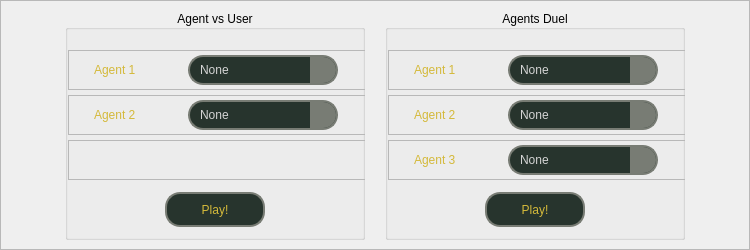
         <widget class="QFrame" name="frame_agentvsuser_game">
          <property name="minimumSize">
           <size>
            <width>750</width>
            <height>250</height>
           </size>
          </property>
          <property name="maximumSize">
           <size>
            <width>750</width>
            <height>250</height>
           </size>
          </property>
          <property name="styleSheet">
           <string notr="true">QPushButton::hover {
border: 2px solid rgba(212,185,58,255);
background-color: rgba(212,185,58,25);
}

QPushButton{
font: 16pt &quot;Arial&quot;;
border: 2px solid  rgb(120,124,116);
border-radius: 15px;
color: rgba(212,185,58,255);
background-color: rgba(39,52,45,255);

}
QComboBox {
            font: 11pt &quot;Arial&quot;;
            border: 2px solid  rgb(120,124,116);
            border-radius: 15px;
            color: rgba(212,212,212,255);
            background-color: rgba(39,52,45,255);
            padding: 0 0 0 10px;
}


QComboBox::drop-down {
            subcontrol-origin: padding;
            subcontrol-position: top right;
            background-color: rgb(120,124,116);
            border-top-right-radius: 13px;
            border-bottom-right-radius: 13px;
            width: 26px;
            height: 26px;
        }

QComboBox QAbstractItemView {
            font: bold 11pt &quot;Arial&quot;; /* Arial'ın koyu bir versiyonu */
            border: 2px solid rgb(120,124,116);
            color: white; /* Normal yazı rengi beyaz */
            background-color: rgba(39,52,45,255);
            selection-background-color: rgba(212,185,58,255); /* Hover edilince sarı renk */
            padding: 5px;
			 outline: 0px;

        }

QComboBox QAbstractItemView::item:hover {
            color: rgba(212,185,58,255); /* Hover edildiğinde yazı rengi siyah */
			 background-color: transparent;
            border-radius: 15px;



        }

QComboBox QAbstractItemView::item:!hover {
            background-color: transparent; /* Hover edilmemiş öğelerin arka plan rengi transparent (şeffaf) */
			 border: none;
            border-radius: 15px;

        }
</string>
          </property>
          <property name="frameShape">
           <enum>QFrame::StyledPanel</enum>
          </property>
          <property name="frameShadow">
           <enum>QFrame::Raised</enum>
          </property>
          <layout class="QHBoxLayout" name="horizontalLayout_2">
           <property name="spacing">
            <number>20</number>
           </property>
           <property name="leftMargin">
            <number>0</number>
           </property>
           <property name="topMargin">
            <number>0</number>
           </property>
           <property name="rightMargin">
            <number>0</number>
           </property>
           <property name="bottomMargin">
            <number>0</number>
           </property>
           <item>
            <spacer name="horizontalSpacer">
             <property name="orientation">
              <enum>Qt::Horizontal</enum>
             </property>
             <property name="sizeHint" stdset="0">
              <size>
               <width>40</width>
               <height>20</height>
              </size>
             </property>
            </spacer>
           </item>
           <item>
            <widget class="QGroupBox" name="groupbox_agentvsuser">
             <property name="minimumSize">
              <size>
               <width>300</width>
               <height>230</height>
              </size>
             </property>
             <property name="maximumSize">
              <size>
               <width>300</width>
               <height>230</height>
              </size>
             </property>
             <property name="styleSheet">
              <string notr="true">QPushButton { text-align: center; }</string>
             </property>
             <property name="title">
              <string>Agent vs User</string>
             </property>
             <property name="alignment">
              <set>Qt::AlignCenter</set>
             </property>
             <layout class="QVBoxLayout" name="verticalLayout_6">
              <property name="spacing">
               <number>5</number>
              </property>
              <property name="leftMargin">
               <number>0</number>
              </property>
              <property name="topMargin">
               <number>20</number>
              </property>
              <property name="rightMargin">
               <number>0</number>
              </property>
              <property name="bottomMargin">
               <number>10</number>
              </property>
              <item alignment="Qt::AlignHCenter">
               <widget class="QFrame" name="frame_agentvsuser_agent1">
                <property name="minimumSize">
                 <size>
                  <width>300</width>
                  <height>40</height>
                 </size>
                </property>
                <property name="maximumSize">
                 <size>
                  <width>300</width>
                  <height>40</height>
                 </size>
                </property>
                <property name="styleSheet">
                 <string notr="true">#opp_number_selection_frame {
border: 2px solid rgb(120,124,116);
border-radius: 20px; 
background-color: rgba(39,52,45,255);

}


#frame_mark_selection{
border: 2px solid rgb(215, 219, 221);
background-color: rgb(215, 219, 221);
border-radius: 25px; 
}

QLabel{
font: 14pt &quot;Arial&quot;;
padding: 0 0 0 5;
color: rgba(212,185,58,255);
}


QRadioButton {
width: 48px;
height: 48px;
border-radius: 25px;
border: 1px solid rgb(120,124,116);
}



QRadioButton::indicator {
width: 48px; /* İşaret kutusunun genişliği */
height: 48px; /* İşaret kutusunun yüksekliği */
border: None;
}

QRadioButton::indicator:checked {
width: 43px;
height: 43px;
border: 3px solid rgba(212,185,58,255);
border-radius: 25px;
background-color: rgba(212,185,58,55);
border-radius: 24px;
}


QRadioButton::hover {
border: 1px solid rgba(212,185,58,255);
background-color: rgba(212,185,58,25);
}</string>
                </property>
                <property name="frameShape">
                 <enum>QFrame::StyledPanel</enum>
                </property>
                <property name="frameShadow">
                 <enum>QFrame::Raised</enum>
                </property>
                <layout class="QHBoxLayout" name="horizontalLayout_41">
                 <property name="spacing">
                  <number>5</number>
                 </property>
                 <property name="leftMargin">
                  <number>0</number>
                 </property>
                 <property name="topMargin">
                  <number>0</number>
                 </property>
                 <property name="rightMargin">
                  <number>10</number>
                 </property>
                 <property name="bottomMargin">
                  <number>0</number>
                 </property>
                 <item>
                  <widget class="QLabel" name="label_agentvsuser_a1">
                   <property name="minimumSize">
                    <size>
                     <width>80</width>
                     <height>20</height>
                    </size>
                   </property>
                   <property name="maximumSize">
                    <size>
                     <width>80</width>
                     <height>20</height>
                    </size>
                   </property>
                   <property name="text">
                    <string>Agent 1</string>
                   </property>
                  </widget>
                 </item>
                 <item>
                  <widget class="QComboBox" name="comboBox">
                   <property name="minimumSize">
                    <size>
                     <width>150</width>
                     <height>30</height>
                    </size>
                   </property>
                   <property name="maximumSize">
                    <size>
                     <width>150</width>
                     <height>30</height>
                    </size>
                   </property>
                   <property name="cursor">
                    <cursorShape>PointingHandCursor</cursorShape>
                   </property>
                   <property name="focusPolicy">
                    <enum>Qt::NoFocus</enum>
                   </property>
                   <item>
                    <property name="text">
                     <string>None</string>
                    </property>
                   </item>
                   <item>
                    <property name="text">
                     <string>Naive Agent</string>
                    </property>
                   </item>
                  </widget>
                 </item>
                </layout>
               </widget>
              </item>
              <item alignment="Qt::AlignHCenter">
               <widget class="QFrame" name="frame_agentvsuser_agent1_3">
                <property name="minimumSize">
                 <size>
                  <width>300</width>
                  <height>40</height>
                 </size>
                </property>
                <property name="maximumSize">
                 <size>
                  <width>300</width>
                  <height>40</height>
                 </size>
                </property>
                <property name="styleSheet">
                 <string notr="true">#opp_number_selection_frame {
border: 2px solid rgb(120,124,116);
border-radius: 20px; 
background-color: rgba(39,52,45,255);

}


#frame_mark_selection{
border: 2px solid rgb(215, 219, 221);
background-color: rgb(215, 219, 221);
border-radius: 25px; 
}

QLabel{
font: 14pt &quot;Arial&quot;;
padding: 0 0 0 5;
color: rgba(212,185,58,255);
}


QRadioButton {
width: 48px;
height: 48px;
border-radius: 25px;
border: 1px solid rgb(120,124,116);
}



QRadioButton::indicator {
width: 48px; /* İşaret kutusunun genişliği */
height: 48px; /* İşaret kutusunun yüksekliği */
border: None;
}

QRadioButton::indicator:checked {
width: 43px;
height: 43px;
border: 3px solid rgba(212,185,58,255);
border-radius: 25px;
background-color: rgba(212,185,58,55);
border-radius: 24px;
}


QRadioButton::hover {
border: 1px solid rgba(212,185,58,255);
background-color: rgba(212,185,58,25);
}</string>
                </property>
                <property name="frameShape">
                 <enum>QFrame::StyledPanel</enum>
                </property>
                <property name="frameShadow">
                 <enum>QFrame::Raised</enum>
                </property>
                <layout class="QHBoxLayout" name="horizontalLayout_43">
                 <property name="spacing">
                  <number>5</number>
                 </property>
                 <property name="leftMargin">
                  <number>0</number>
                 </property>
                 <property name="topMargin">
                  <number>0</number>
                 </property>
                 <property name="rightMargin">
                  <number>10</number>
                 </property>
                 <property name="bottomMargin">
                  <number>0</number>
                 </property>
                 <item>
                  <widget class="QLabel" name="label_agentvsuser_a2">
                   <property name="minimumSize">
                    <size>
                     <width>80</width>
                     <height>20</height>
                    </size>
                   </property>
                   <property name="maximumSize">
                    <size>
                     <width>80</width>
                     <height>20</height>
                    </size>
                   </property>
                   <property name="text">
                    <string>Agent 2</string>
                   </property>
                  </widget>
                 </item>
                 <item>
                  <widget class="QComboBox" name="comboBox_2">
                   <property name="minimumSize">
                    <size>
                     <width>150</width>
                     <height>30</height>
                    </size>
                   </property>
                   <property name="maximumSize">
                    <size>
                     <width>150</width>
                     <height>30</height>
                    </size>
                   </property>
                   <property name="cursor">
                    <cursorShape>PointingHandCursor</cursorShape>
                   </property>
                   <property name="focusPolicy">
                    <enum>Qt::NoFocus</enum>
                   </property>
                   <item>
                    <property name="text">
                     <string>None</string>
                    </property>
                   </item>
                   <item>
                    <property name="text">
                     <string>Naive Agent</string>
                    </property>
                   </item>
                  </widget>
                 </item>
                </layout>
               </widget>
              </item>
              <item alignment="Qt::AlignHCenter">
               <widget class="QFrame" name="frame_agentvsuser_agent1_2">
                <property name="minimumSize">
                 <size>
                  <width>300</width>
                  <height>40</height>
                 </size>
                </property>
                <property name="maximumSize">
                 <size>
                  <width>300</width>
                  <height>40</height>
                 </size>
                </property>
                <property name="styleSheet">
                 <string notr="true">#opp_number_selection_frame {
border: 2px solid rgb(120,124,116);
border-radius: 20px; 
background-color: rgba(39,52,45,255);

}


#frame_mark_selection{
border: 2px solid rgb(215, 219, 221);
background-color: rgb(215, 219, 221);
border-radius: 25px; 
}

QLabel{
font: 14pt &quot;Arial&quot;;
padding: 0 0 0 5;
color: rgba(212,185,58,255);
}


QRadioButton {
width: 48px;
height: 48px;
border-radius: 25px;
border: 1px solid rgb(120,124,116);
}



QRadioButton::indicator {
width: 48px; /* İşaret kutusunun genişliği */
height: 48px; /* İşaret kutusunun yüksekliği */
border: None;
}

QRadioButton::indicator:checked {
width: 43px;
height: 43px;
border: 3px solid rgba(212,185,58,255);
border-radius: 25px;
background-color: rgba(212,185,58,55);
border-radius: 24px;
}


QRadioButton::hover {
border: 1px solid rgba(212,185,58,255);
background-color: rgba(212,185,58,25);
}</string>
                </property>
                <property name="frameShape">
                 <enum>QFrame::StyledPanel</enum>
                </property>
                <property name="frameShadow">
                 <enum>QFrame::Raised</enum>
                </property>
                <layout class="QHBoxLayout" name="horizontalLayout_42">
                 <property name="spacing">
                  <number>5</number>
                 </property>
                 <property name="leftMargin">
                  <number>0</number>
                 </property>
                 <property name="topMargin">
                  <number>0</number>
                 </property>
                 <property name="rightMargin">
                  <number>10</number>
                 </property>
                 <property name="bottomMargin">
                  <number>0</number>
                 </property>
                </layout>
               </widget>
              </item>
              <item>
               <spacer name="verticalSpacer_9">
                <property name="orientation">
                 <enum>Qt::Vertical</enum>
                </property>
                <property name="sizeHint" stdset="0">
                 <size>
                  <width>20</width>
                  <height>40</height>
                 </size>
                </property>
               </spacer>
              </item>
              <item alignment="Qt::AlignHCenter">
               <widget class="QPushButton" name="button_opp_game_play_2">
                <property name="minimumSize">
                 <size>
                  <width>100</width>
                  <height>35</height>
                 </size>
                </property>
                <property name="maximumSize">
                 <size>
                  <width>100</width>
                  <height>35</height>
                 </size>
                </property>
                <property name="cursor">
                 <cursorShape>PointingHandCursor</cursorShape>
                </property>
                <property name="layoutDirection">
                 <enum>Qt::LeftToRight</enum>
                </property>
                <property name="styleSheet">
                 <string notr="true"/>
                </property>
                <property name="text">
                 <string>Play!</string>
                </property>
               </widget>
              </item>
             </layout>
            </widget>
           </item>
           <item>
            <widget class="QGroupBox" name="groupbox_agentsduel">
             <property name="minimumSize">
              <size>
               <width>300</width>
               <height>230</height>
              </size>
             </property>
             <property name="maximumSize">
              <size>
               <width>300</width>
               <height>230</height>
              </size>
             </property>
             <property name="styleSheet">
              <string notr="true">QPushButton { text-align: center; }</string>
             </property>
             <property name="title">
              <string>Agents Duel</string>
             </property>
             <property name="alignment">
              <set>Qt::AlignCenter</set>
             </property>
             <layout class="QVBoxLayout" name="verticalLayout_3">
              <property name="spacing">
               <number>5</number>
              </property>
              <property name="leftMargin">
               <number>0</number>
              </property>
              <property name="topMargin">
               <number>20</number>
              </property>
              <property name="rightMargin">
               <number>0</number>
              </property>
              <property name="bottomMargin">
               <number>10</number>
              </property>
              <item alignment="Qt::AlignHCenter">
               <widget class="QFrame" name="frame_agentvsuser_agent1_4">
                <property name="minimumSize">
                 <size>
                  <width>300</width>
                  <height>40</height>
                 </size>
                </property>
                <property name="maximumSize">
                 <size>
                  <width>300</width>
                  <height>40</height>
                 </size>
                </property>
                <property name="styleSheet">
                 <string notr="true">#opp_number_selection_frame {
border: 2px solid rgb(120,124,116);
border-radius: 20px; 
background-color: rgba(39,52,45,255);

}


#frame_mark_selection{
border: 2px solid rgb(215, 219, 221);
background-color: rgb(215, 219, 221);
border-radius: 25px; 
}

QLabel{
font: 14pt &quot;Arial&quot;;
padding: 0 0 0 5;
color: rgba(212,185,58,255);
}


QRadioButton {
width: 48px;
height: 48px;
border-radius: 25px;
border: 1px solid rgb(120,124,116);
}



QRadioButton::indicator {
width: 48px; /* İşaret kutusunun genişliği */
height: 48px; /* İşaret kutusunun yüksekliği */
border: None;
}

QRadioButton::indicator:checked {
width: 43px;
height: 43px;
border: 3px solid rgba(212,185,58,255);
border-radius: 25px;
background-color: rgba(212,185,58,55);
border-radius: 24px;
}


QRadioButton::hover {
border: 1px solid rgba(212,185,58,255);
background-color: rgba(212,185,58,25);
}</string>
                </property>
                <property name="frameShape">
                 <enum>QFrame::StyledPanel</enum>
                </property>
                <property name="frameShadow">
                 <enum>QFrame::Raised</enum>
                </property>
                <layout class="QHBoxLayout" name="horizontalLayout_45">
                 <property name="spacing">
                  <number>5</number>
                 </property>
                 <property name="leftMargin">
                  <number>0</number>
                 </property>
                 <property name="topMargin">
                  <number>0</number>
                 </property>
                 <property name="rightMargin">
                  <number>10</number>
                 </property>
                 <property name="bottomMargin">
                  <number>0</number>
                 </property>
                 <item>
                  <widget class="QLabel" name="label_agent_duel_a1">
                   <property name="minimumSize">
                    <size>
                     <width>80</width>
                     <height>20</height>
                    </size>
                   </property>
                   <property name="maximumSize">
                    <size>
                     <width>80</width>
                     <height>20</height>
                    </size>
                   </property>
                   <property name="text">
                    <string>Agent 1</string>
                   </property>
                  </widget>
                 </item>
                 <item>
                  <widget class="QComboBox" name="comboBox_3">
                   <property name="minimumSize">
                    <size>
                     <width>150</width>
                     <height>30</height>
                    </size>
                   </property>
                   <property name="maximumSize">
                    <size>
                     <width>150</width>
                     <height>30</height>
                    </size>
                   </property>
                   <property name="cursor">
                    <cursorShape>PointingHandCursor</cursorShape>
                   </property>
                   <item>
                    <property name="text">
                     <string>None</string>
                    </property>
                   </item>
                  </widget>
                 </item>
                </layout>
               </widget>
              </item>
              <item alignment="Qt::AlignHCenter">
               <widget class="QFrame" name="frame_agentvsuser_agent1_5">
                <property name="minimumSize">
                 <size>
                  <width>300</width>
                  <height>40</height>
                 </size>
                </property>
                <property name="maximumSize">
                 <size>
                  <width>300</width>
                  <height>40</height>
                 </size>
                </property>
                <property name="styleSheet">
                 <string notr="true">#opp_number_selection_frame {
border: 2px solid rgb(120,124,116);
border-radius: 20px; 
background-color: rgba(39,52,45,255);

}


#frame_mark_selection{
border: 2px solid rgb(215, 219, 221);
background-color: rgb(215, 219, 221);
border-radius: 25px; 
}

QLabel{
font: 14pt &quot;Arial&quot;;
padding: 0 0 0 5;
color: rgba(212,185,58,255);
}


QRadioButton {
width: 48px;
height: 48px;
border-radius: 25px;
border: 1px solid rgb(120,124,116);
}



QRadioButton::indicator {
width: 48px; /* İşaret kutusunun genişliği */
height: 48px; /* İşaret kutusunun yüksekliği */
border: None;
}

QRadioButton::indicator:checked {
width: 43px;
height: 43px;
border: 3px solid rgba(212,185,58,255);
border-radius: 25px;
background-color: rgba(212,185,58,55);
border-radius: 24px;
}


QRadioButton::hover {
border: 1px solid rgba(212,185,58,255);
background-color: rgba(212,185,58,25);
}</string>
                </property>
                <property name="frameShape">
                 <enum>QFrame::StyledPanel</enum>
                </property>
                <property name="frameShadow">
                 <enum>QFrame::Raised</enum>
                </property>
                <layout class="QHBoxLayout" name="horizontalLayout_46">
                 <property name="spacing">
                  <number>5</number>
                 </property>
                 <property name="leftMargin">
                  <number>0</number>
                 </property>
                 <property name="topMargin">
                  <number>0</number>
                 </property>
                 <property name="rightMargin">
                  <number>10</number>
                 </property>
                 <property name="bottomMargin">
                  <number>0</number>
                 </property>
                 <item>
                  <widget class="QLabel" name="label_agent_duel_a2">
                   <property name="minimumSize">
                    <size>
                     <width>80</width>
                     <height>20</height>
                    </size>
                   </property>
                   <property name="maximumSize">
                    <size>
                     <width>80</width>
                     <height>20</height>
                    </size>
                   </property>
                   <property name="text">
                    <string>Agent 2</string>
                   </property>
                  </widget>
                 </item>
                 <item>
                  <widget class="QComboBox" name="comboBox_4">
                   <property name="minimumSize">
                    <size>
                     <width>150</width>
                     <height>30</height>
                    </size>
                   </property>
                   <property name="maximumSize">
                    <size>
                     <width>150</width>
                     <height>30</height>
                    </size>
                   </property>
                   <property name="cursor">
                    <cursorShape>PointingHandCursor</cursorShape>
                   </property>
                   <item>
                    <property name="text">
                     <string>None</string>
                    </property>
                   </item>
                  </widget>
                 </item>
                </layout>
               </widget>
              </item>
              <item alignment="Qt::AlignHCenter">
               <widget class="QFrame" name="frame_agentvsuser_agent1_6">
                <property name="minimumSize">
                 <size>
                  <width>300</width>
                  <height>40</height>
                 </size>
                </property>
                <property name="maximumSize">
                 <size>
                  <width>300</width>
                  <height>40</height>
                 </size>
                </property>
                <property name="styleSheet">
                 <string notr="true">#opp_number_selection_frame {
border: 2px solid rgb(120,124,116);
border-radius: 20px; 
background-color: rgba(39,52,45,255);

}


#frame_mark_selection{
border: 2px solid rgb(215, 219, 221);
background-color: rgb(215, 219, 221);
border-radius: 25px; 
}

QLabel{
font: 14pt &quot;Arial&quot;;
padding: 0 0 0 5;
color: rgba(212,185,58,255);
}


QRadioButton {
width: 48px;
height: 48px;
border-radius: 25px;
border: 1px solid rgb(120,124,116);
}



QRadioButton::indicator {
width: 48px; /* İşaret kutusunun genişliği */
height: 48px; /* İşaret kutusunun yüksekliği */
border: None;
}

QRadioButton::indicator:checked {
width: 43px;
height: 43px;
border: 3px solid rgba(212,185,58,255);
border-radius: 25px;
background-color: rgba(212,185,58,55);
border-radius: 24px;
}


QRadioButton::hover {
border: 1px solid rgba(212,185,58,255);
background-color: rgba(212,185,58,25);
}</string>
                </property>
                <property name="frameShape">
                 <enum>QFrame::StyledPanel</enum>
                </property>
                <property name="frameShadow">
                 <enum>QFrame::Raised</enum>
                </property>
                <layout class="QHBoxLayout" name="horizontalLayout_47">
                 <property name="spacing">
                  <number>5</number>
                 </property>
                 <property name="leftMargin">
                  <number>0</number>
                 </property>
                 <property name="topMargin">
                  <number>0</number>
                 </property>
                 <property name="rightMargin">
                  <number>10</number>
                 </property>
                 <property name="bottomMargin">
                  <number>0</number>
                 </property>
                 <item>
                  <widget class="QLabel" name="label_agent_duel_a3">
                   <property name="minimumSize">
                    <size>
                     <width>80</width>
                     <height>20</height>
                    </size>
                   </property>
                   <property name="maximumSize">
                    <size>
                     <width>80</width>
                     <height>20</height>
                    </size>
                   </property>
                   <property name="text">
                    <string>Agent 3</string>
                   </property>
                  </widget>
                 </item>
                 <item>
                  <widget class="QComboBox" name="comboBox_5">
                   <property name="minimumSize">
                    <size>
                     <width>150</width>
                     <height>30</height>
                    </size>
                   </property>
                   <property name="maximumSize">
                    <size>
                     <width>150</width>
                     <height>30</height>
                    </size>
                   </property>
                   <property name="cursor">
                    <cursorShape>PointingHandCursor</cursorShape>
                   </property>
                   <item>
                    <property name="text">
                     <string>None</string>
                    </property>
                   </item>
                  </widget>
                 </item>
                </layout>
               </widget>
              </item>
              <item>
               <spacer name="verticalSpacer_8">
                <property name="orientation">
                 <enum>Qt::Vertical</enum>
                </property>
                <property name="sizeHint" stdset="0">
                 <size>
                  <width>20</width>
                  <height>40</height>
                 </size>
                </property>
               </spacer>
              </item>
              <item alignment="Qt::AlignHCenter">
               <widget class="QPushButton" name="button_opp_game_play_3">
                <property name="minimumSize">
                 <size>
                  <width>100</width>
                  <height>35</height>
                 </size>
                </property>
                <property name="maximumSize">
                 <size>
                  <width>100</width>
                  <height>35</height>
                 </size>
                </property>
                <property name="cursor">
                 <cursorShape>PointingHandCursor</cursorShape>
                </property>
                <property name="layoutDirection">
                 <enum>Qt::LeftToRight</enum>
                </property>
                <property name="styleSheet">
                 <string notr="true"/>
                </property>
                <property name="text">
                 <string>Play!</string>
                </property>
               </widget>
              </item>
             </layout>
            </widget>
           </item>
           <item>
            <spacer name="horizontalSpacer_4">
             <property name="orientation">
              <enum>Qt::Horizontal</enum>
             </property>
             <property name="sizeHint" stdset="0">
              <size>
               <width>40</width>
               <height>20</height>
              </size>
             </property>
            </spacer>
           </item>
          </layout>
         </widget>
